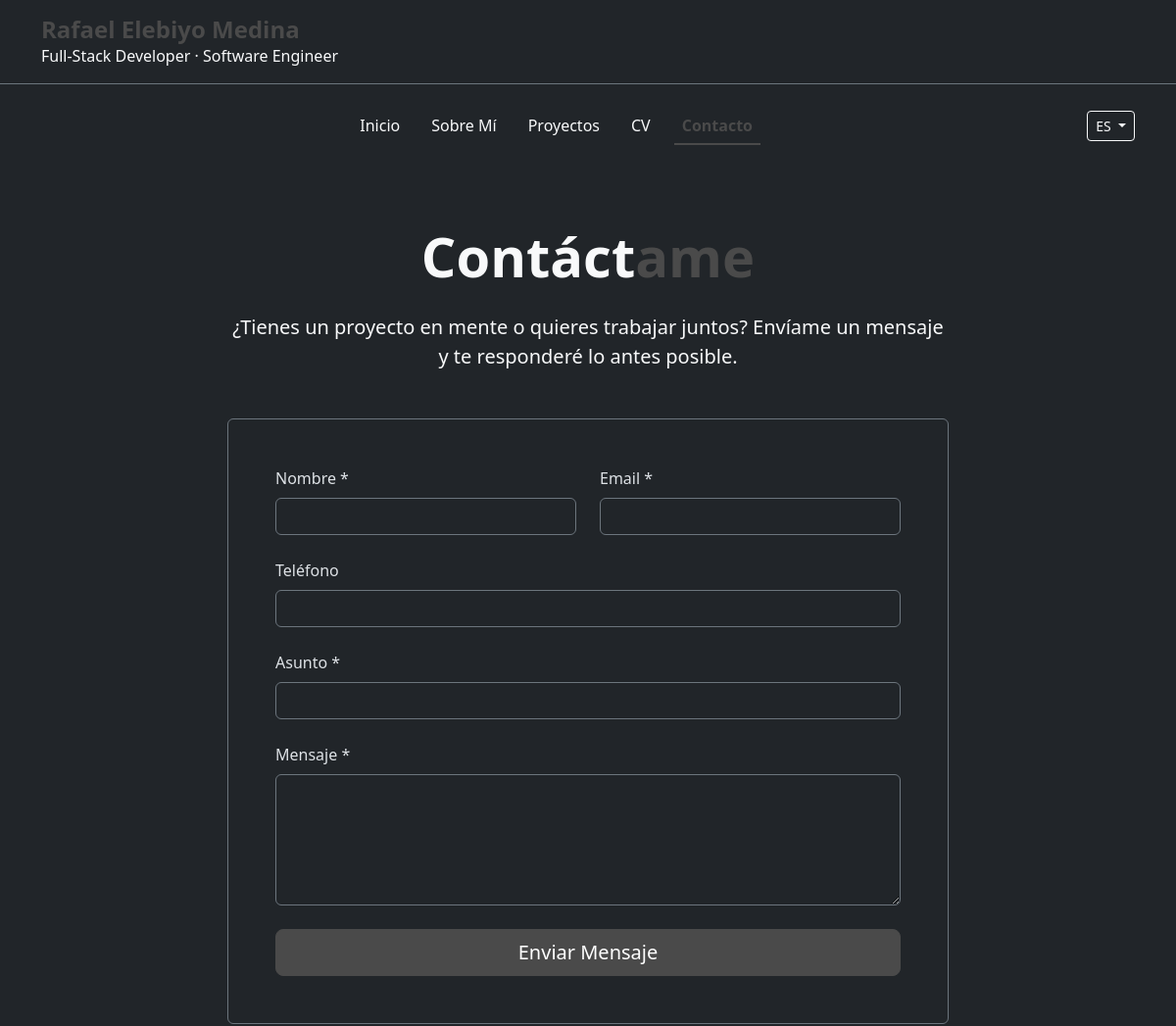
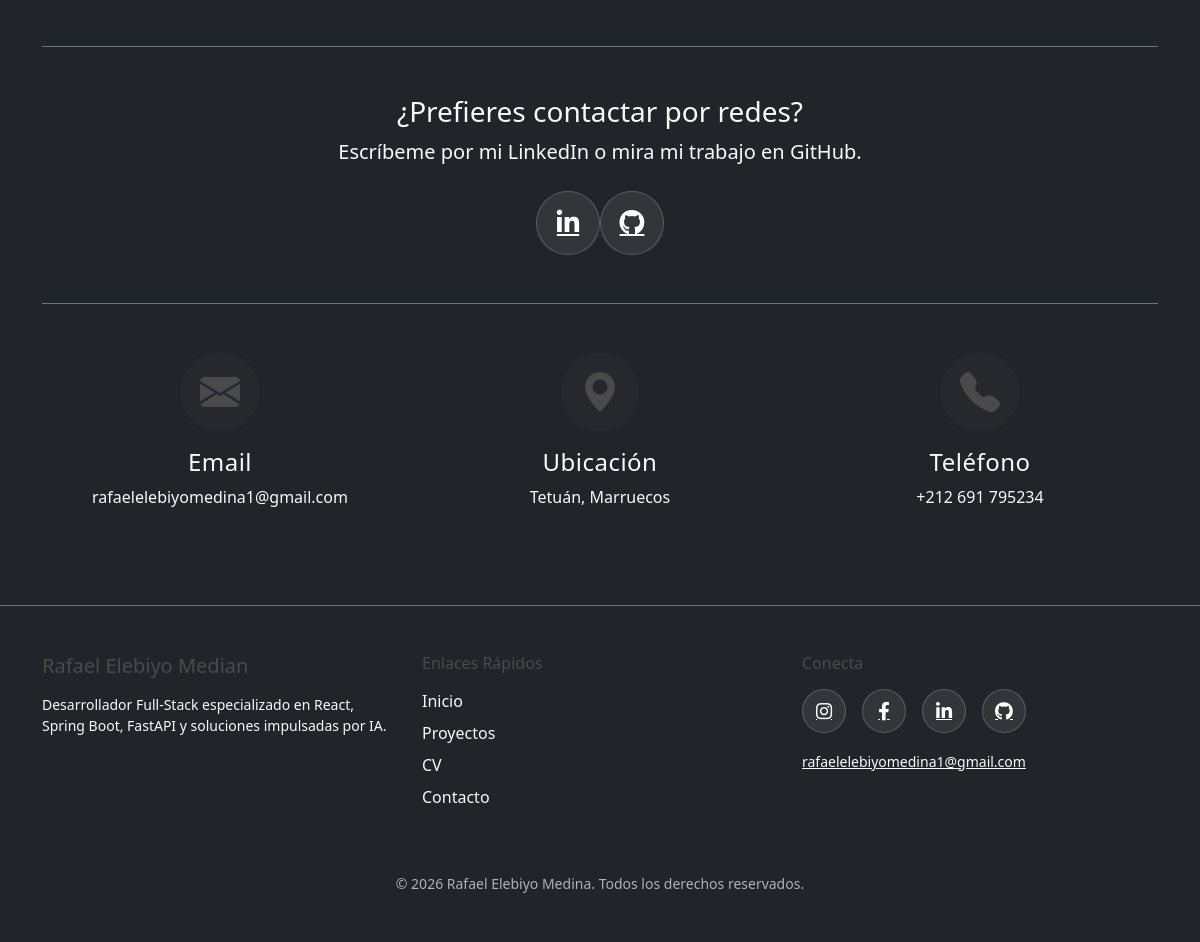
The page /contact.php on the database its author committed (2 pictures, top to bottom).
### tables this page shows
CREATE TABLE `personal_info` (
  `id` int NOT NULL,
  `full_name` varchar(100) NOT NULL,
  `job_title` varchar(100) NOT NULL,
  `short_bio` text,
  `long_bio` text,
  `profile_image` varchar(255) DEFAULT NULL,
  `email` varchar(100) NOT NULL,
  `phone` varchar(20) DEFAULT NULL,
  `location` varchar(100) DEFAULT NULL,
  `resume_file` varchar(255) DEFAULT NULL,
  `availability_status` enum('open','busy','unavailable') DEFAULT 'open',
  `professional_summary` text,
  `updated_at` timestamp NOT NULL DEFAULT CURRENT_TIMESTAMP ON UPDATE CURRENT_TIMESTAMP
);

### services/connection.php (called while the page is built, shortened)
<?php
class Database
{
    private $host = 'localhost';
    private $database = 'rafaelel_portfolio';
    private $username = 'root';
    private $password = '';
    private $conn;
    public function __construct()
    {
        $this->conn = new mysqli($this->host, $this->username, $this->password, $this->database);
        $this->conn->set_charset('utf8');
    }
    public function getConnection()
    {
        return $this->conn;
    }
    private static $instance = null;
    public static function getInstance()
    {
        if (self::$instance === null) {
            self::$instance = new Database();
        }
        return self::$instance;
    }
}

### services/resume_service.php (called while the page is built, shortened)
<?php
require_once 'service.php';
class ResumeService extends BaseService {
    public function getPersonalInfo() {
        $query = "SELECT * FROM personal_info LIMIT 1";
        return $this->fetchOne($query);
    }
}
?>

### services/service.php (called while the page is built, shortened)
<?php
require_once 'connection.php';
abstract class BaseService {
    protected $db;
    public function __construct() {
        $this->db = Database::getInstance()->getConnection();
    }
    protected function fetchOne($query) {
        $result = $this->db->query($query);
        return $result ? $result->fetch_assoc() : null;
    }
}
?>

### includes/translation.php (called while the page is built, shortened)
<?php
$langFile = __DIR__ . '/../lang/' . $_SESSION['lang'] . '.php';
if (file_exists($langFile)) {
    $translations = include $langFile;
} else {
    $translations = include __DIR__ . '/../lang/es.php';
}
function t($key) {
    global $translations;
    $keys = explode('.', $key);
    $value = $translations;
    foreach ($keys as $k) {
        if (isset($value[$k])) {
            $value = $value[$k];
        } else {
            return $key;
        }
    }
    return $value;
}

### contact.php (the view, shortened to what this page needs)
<?php
require_once 'includes/translation.php';
require_once 'services/resume_service.php';
?>
<!DOCTYPE html>
<html lang="es" data-bs-theme="dark">
<head>
    <?php include 'includes/head.php'; ?>
</head>
<body class="bg-dark text-light">
    <?php include 'includes/header.php'; ?>
    <?php include 'includes/navigation.php'; ?>
    <main class="container py-5">
        <section id="contact" class="mb-5">
            <div class="row justify-content-center">
                <div class="col-lg-8">
                    <h1 class="display-4 fw-bold mb-4 text-center"><?= t('contact.title') ?></h1>
                    <p class="lead text-center mb-5"><?= t('contact.subtitle') ?></p>
                    <div class="card bg-dark border-secondary">
                        <div class="card-body p-4 p-md-5">
                            <form id="contactForm" action="includes/contact-form.php" method="POST">
                                <div class="row">
                                    <div class="col-md-6 mb-4">
                                        <label for="name" class="form-label"><?= t('contact.form.name') ?></label>
                                        <input type="text" class="form-control bg-dark text-light border-secondary" id="name" name="name" required>
                                    </div>
                                    <div class="col-md-6 mb-4">
                                        <label for="email" class="form-label"><?= t('contact.form.email') ?></label>
                                        <input type="email" class="form-control bg-dark text-light border-secondary" id="email" name="email" required>
                                    </div>
                                </div>
                                <div class="mb-4">
                                    <label for="phone" class="form-label"><?= t('contact.form.phone') ?></label>
                                    <input type="tel" class="form-control bg-dark text-light border-secondary" id="phone" name="phone">
                                </div>
                                <div class="mb-4">
                                    <label for="subject" class="form-label"><?= t('contact.form.subject') ?></label>
                                    <input type="text" class="form-control bg-dark text-light border-secondary" id="subject" name="subject" required>
                                </div>
                                <div class="mb-4">
                                    <label for="message" class="form-label"><?= t('contact.form.message') ?></label>
                                    <textarea class="form-control bg-dark text-light border-secondary" id="message" name="message" rows="5" required></textarea>
                                </div>
                                <div class="d-grid">
                                    <button type="submit" class="btn btn-primary btn-lg"><?= t('contact.form.submit') ?></button>
                                </div>
                            </form>
                        </div>
                    </div>
                </div>
            </div>
        </section>
        <section id="contact-social" class="py-5 text-center border-top border-secondary">
            <h2 class="h3 mb-2"><?= t('contact.social_title') ?></h2>
            <p class="lead mb-4"><?= t('contact.social_subtitle') ?></p>
            <div class="social-links social-btn-lg justify-content-center" data-social="linkedin,github"></div>
        </section>
        <section id="contact-info" class="py-5 border-top border-secondary">
            <div class="row text-center">
                <div class="col-md-4 mb-4 mb-md-0">
                    <div class="contact-icon mx-auto mb-3">
                    </div>
                    <h3 class="h4"><?= t('contact.info_sections.email') ?></h3>
                    <p class="mb-0"><?= htmlspecialchars($personalInfo['email']) ?></p>
                </div>
                <div class="col-md-4 mb-4 mb-md-0">
                    <div class="contact-icon mx-auto mb-3">
                        <svg width="40" height="40" fill="currentColor" class="bi bi-geo-alt-fill text-primary" viewBox="0 0 16 16">
                            <path d="M8 16s6-5.686 6-10A6 6 0 0 0 2 6c0 4.314 6 10 6 10zm0-7a3 3 0 1 1 0-6 3 3 0 0 1 0 6z"/>
                        </svg>
                    </div>
                    <h3 class="h4"><?= t('contact.info_sections.location') ?></h3>
                    <p class="mb-0"><?= htmlspecialchars($personalInfo['location']) ?></p>
                </div>
                <div class="col-md-4">
                    <div class="contact-icon mx-auto mb-3">
                    </div>
                    <h3 class="h4"><?= t('contact.info_sections.phone') ?></h3>
                    <p class="mb-0"><?= htmlspecialchars($personalInfo['phone']) ?></p>
                </div>
            </div>
        </section>
    </main>
    <?php include 'includes/footer.php'; ?>
</body>
</html>

### includes/header.php (shortened to what this page needs)
<?php
require_once 'services/service.php';
require_once 'services/resume_service.php';
$resumeService = new ResumeService();
$personalInfo = $resumeService->getPersonalInfo();
?>
<header class="fixed-top bg-dark bg-opacity-90 backdrop-blur border-bottom border-secondary">
    <div class="container d-flex justify-content-between align-items-center py-3">
        <a href="index.php" class="text-decoration-none">
            <h1 class="m-0 fs-4 text-primary fw-bold"><?= htmlspecialchars($personalInfo['full_name']) ?></h1>
            <span class="text-light fs-6"><?= htmlspecialchars($personalInfo['job_title']) ?></span>
        </a>
    </div>
</header>

### includes/footer.php (shortened to what this page needs)
<?php
require_once 'translation.php';
?>
<footer class="bg-dark text-light py-5 border-top border-secondary">
    <div class="container">
        <div class="row">
            <div class="col-lg-4 mb-4 mb-lg-0">
                <h3 class="h5 text-primary mb-3"><?= t('footer.title') ?></h3>
                <p class="small"><?= htmlspecialchars($personalInfo['professional_summary']) ?></p>
            </div>
            <div class="col-lg-4 mb-4 mb-lg-0">
                <h4 class="h6 text-primary mb-3"><?= t('footer.quick_links') ?></h4>
                <ul class="list-unstyled">
                    <li class="mb-2"><a href="index.php" class="text-light text-decoration-none"><?= t('menu.home') ?></a></li>
                    <li class="mb-2"><a href="projects.php" class="text-light text-decoration-none"><?= t('menu.projects') ?></a></li>
                    <li class="mb-2"><a href="resume.php" class="text-light text-decoration-none"><?= t('menu.resume') ?></a></li>
                    <li class="mb-2"><a href="contact.php" class="text-light text-decoration-none"><?= t('menu.contact') ?></a></li>
                </ul>
            </div>
            <div class="col-lg-4">
                <h4 class="h6 text-primary mb-3"><?= t('footer.connect') ?></h4>
                <div class="social-links d-flex gap-3" data-social="instagram,facebook,linkedin,github"></div>
                <div class="mt-3">
                    <a href="mailto:<?= htmlspecialchars($personalInfo['email']) ?>" class="text-light small"><?= htmlspecialchars($personalInfo['email']) ?></a>
                </div>
            </div>
        </div>
        <div class="row mt-5">
            <div class="col-12 text-center">
                <p class="small text-muted mb-0">&copy; <?= date('Y') ?> <?= htmlspecialchars($personalInfo['full_name']) ?>. <?= t('footer.copyright') ?></p>
            </div>
        </div>
    </div>
</footer>

### assets/css/main.css (style rules this page uses)
:root { --primary-color: #4a4a4a; --primary-hover: #5e5e5e; --bg-dark: #121212; --text-light: #f8f9fa; --transition-base: all 0.3s ease; }
body { background-color: var(--bg-dark); color: var(--text-light); padding-top: 100px; margin-top: 80px; }
header { transition: var(--transition-base); z-index: 1030; }
.text-primary { color: var(--primary-color) !important; }
.btn-primary { background-color: var(--primary-color); border-color: var(--primary-color); }
.contact-icon { width: 80px; height: 80px; display: flex; align-items: center; justify-content: center; background-color: rgba(74, 74, 74, 0.1); border-radius: 50%; transition: var(--transition-base); }
#contactForm .form-control { transition: var(--transition-base); }
.contact-icon + h3 { letter-spacing: 0.02em; }

### rows shown on the page
personal_info: full_name "Rafael Elebiyo Medina", job_title "Full-Stack Developer · Software Engineer", email "rafaelelebiyomedina1@gmail.com", location "Tetuán, Marruecos", phone "+212 691 795234", professional_summary "Desarrollador Full-Stack especializado en React, Spring Boot, FastAPI y soluciones impulsadas por IA."

### other values the page prints
t('menu.home') "Inicio"
t('menu.about') "Sobre Mí"
t('menu.projects') "Proyectos"
t('menu.resume') "CV"
t('menu.contact') "Contacto"
$_SESSION['lang'] "ES"
t('contact.title') "Contáct ame"
t('contact.subtitle') "¿Tienes un proyecto en mente o quieres trabajar juntos? Envíame un mensaje y te responderé lo antes posible."
t('contact.form.name') "Nombre *"
t('contact.form.email') "Email *"
t('contact.form.phone') "Teléfono"
t('contact.form.subject') "Asunto *"
t('contact.form.message') "Mensaje *"
t('contact.form.submit') "Enviar Mensaje"
t('contact.social_title') "¿Prefieres contactar por redes?"
